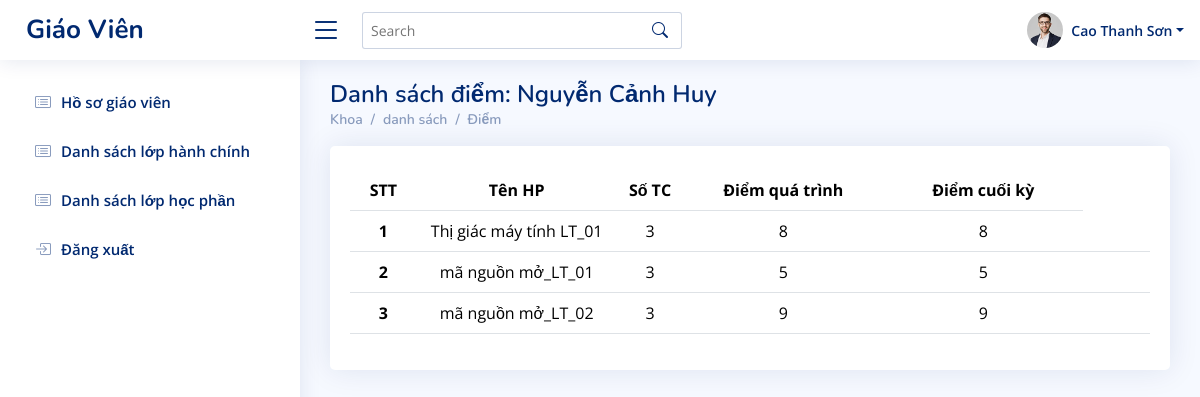
Screenshot of /thongtin/giaovien/index.php?action=diem-sinh-vien&idsv=10000005 (signed in) with the database file from the repository.
### tables this page shows
CREATE TABLE `usersv` (
  `idsv` int(11) NOT NULL,
  `usernamesv` varchar(50) NOT NULL,
  `password` varchar(255) NOT NULL,
  `email` varchar(100) NOT NULL,
  `sdt` int(11) NOT NULL,
  `diachi` varchar(255) NOT NULL,
  `congviec` varchar(255) NOT NULL,
  `gioithieu` text NOT NULL,
  `quoctich` varchar(255) NOT NULL,
  `malhc` int(11) NOT NULL,
  `created_at` timestamp NOT NULL DEFAULT current_timestamp() ON UPDATE current_timestamp()
);

CREATE TABLE `bangdiem` (
  `madiem` int(11) NOT NULL,
  `mahp` int(11) NOT NULL,
  `malhp` int(11) NOT NULL,
  `magv` int(11) NOT NULL,
  `masv` int(11) NOT NULL,
  `quatrinh` float DEFAULT NULL,
  `cuoiky` float DEFAULT NULL,
  `diemthilai` int(11) DEFAULT NULL,
  `sua` int(11) NOT NULL,
  `thilai` int(11) NOT NULL,
  `ngay_tao` varchar(255) NOT NULL,
  `ngay_sua` timestamp NOT NULL DEFAULT current_timestamp()
);

CREATE TABLE `qllophocphan` (
  `malhp` int(11) NOT NULL,
  `tenlhp` varchar(255) NOT NULL,
  `hoc_ky` int(11) NOT NULL,
  `mahp` int(11) NOT NULL
);

CREATE TABLE `qlhocphan` (
  `mahp` int(11) NOT NULL,
  `tenhp` varchar(255) NOT NULL,
  `sotinchi` int(11) NOT NULL,
  `makhoa` int(11) NOT NULL
);

CREATE TABLE `usergv` (
  `idgv` int(11) NOT NULL,
  `username` varchar(50) NOT NULL,
  `password` varchar(255) NOT NULL,
  `email` varchar(100) NOT NULL,
  `sdt` int(11) NOT NULL,
  `diachi` varchar(255) DEFAULT NULL,
  `created_at` varchar(255) NOT NULL
);

### thongtin/giaovien/modules/mucchinh/diemsv.php (the view)
<?php
$user_id = mysqli_real_escape_string($mysqli, $_SESSION['user_id']);
$sql_danhsach = "SELECT * FROM bangdiem b
                JOIN qllophocphan p ON p.malhp = b.malhp
                JOIN qlhocphan h ON h.mahp = p.mahp
                JOIN usersv s ON s.idsv = b.masv
                WHERE masv ='$_GET[idsv]' ORDER BY madiem";
$query_danhsach = mysqli_query($mysqli,$sql_danhsach);
$sql_danhsach2 = "SELECT * FROM usersv
                WHERE idsv ='$_GET[idsv]'";
$query_danhsach2 = mysqli_query($mysqli,$sql_danhsach2);
?>
<main id="main" class="main">
<?php
       $trolai = mysqli_fetch_array($query_danhsach2);
        if($trolai){
        ?>
    <div class="pagetitle">
    <h1>Danh sách điểm: <?php echo $trolai['usernamesv'] ?></h1>
    <nav>
    <ol class="breadcrumb">
      <li class="breadcrumb-item"><a href="index.php?action=khoa&idgv=<?php echo $user_id ?>">Khoa</a></li>
      <li class="breadcrumb-item"><a href="index.php?action=danh-sach-sv&idgv=<?php echo $user_id ?>&malhc=<?php echo $trolai['malhc'] ?>">danh sách</a></li>
      <li class="breadcrumb-item"><a href="index.php?action=diem-sinh-vien&idsv=<?php echo $_GET['idsv'] ?>">Điểm</a></li>
    </nav>
</div>
<?php } ?>
    <section class="section dashboard">
        <div class="row">
            <div class="col-12">
                <div class="card recend-sales overflow-auto">
                    <div class="card-body mt-4">
                    <?php if ($query_danhsach->num_rows > 0): ?>
                        <table class="table table-broderless datatable">
                            <thead>
                                <tr>
                                    <th class="col-1 text-center">STT</th>
                                    <th class="col-3 text-center">Tên HP </th>
                                    <th class="col-1 text-center">Số TC</th>
                                    <th class="col-3 text-center">Điểm quá trình</th>
                                    <th class="col-3 text-center">Điểm cuối kỳ</th>
                                </tr>
                            </thead>
                            <body>
                                <?php
                                $i = 0;
                                while($row = mysqli_fetch_array($query_danhsach)){
                                    $i++;
                                ?>
                                <tr>
                                    <th class="text-center" scope="row"><?php echo $i ?> </th>
                                    <td class="text-center"><?php echo $row['tenlhp'] ?></td>
                                    <td class="text-center"><?php echo $row['sotinchi'] ?></td>
                                    <td class="text-center"><?php echo $row['quatrinh'] ?></td>
                                    <td class="text-center"><?php echo $row['cuoiky'] ?></td>
                                    <td class="text-center">
                                    </td>
                                </tr>
                                <?php
                                }
                                ?>
                            </body>
                        </table>
                        <?php else: ?>
<h1>Chưa học môn nào</h1>
<?php endif; ?>
                    </div>
                </div>
            </div>
        </div>
    </section>
</main>

### thongtin/giaovien/modules/header.php (shortened to what this page needs)
<?php
$user_id = mysqli_real_escape_string($mysqli, $_SESSION['user_id']);
$sql_danhsach = "SELECT *
               FROM usergv
               WHERE idgv='$user_id'";
$query_danhsach = mysqli_query($mysqli,$sql_danhsach);
?>
<header id="header" class="header fixed-top d-flex align-items-center">
    <div class="d-flex align-items-center justify-content-between">
      <a href="http://localhost/thuctap/thongtin/giaovien/" class="logo d-flex align-items-center">
        <span class="d-none d-lg-block">Giáo Viên</span>
      </a>
      <i class="bi bi-list toggle-sidebar-btn"></i>
    </div>
    <div class="search-bar">
      <form class="search-form d-flex align-items-center" method="POST" action="#">
        <input type="text" name="query" placeholder="Search" title="Enter search keyword">
        <button type="submit" title="Search"><i class="bi bi-search"></i></button>
      </form>
    </div>
    <nav class="header-nav ms-auto">
      <ul class="d-flex align-items-center">
     <li class="nav-item dropdown pe-3">
          <?php
          while($row = mysqli_fetch_array($query_danhsach)){
          ?>
          <a class="nav-link nav-profile d-flex align-items-center pe-0" href="#" data-bs-toggle="dropdown">
            <img src="assets/img/profile-img.jpg" alt="Profile" class="rounded-circle">
            <span class="d-none d-md-block dropdown-toggle ps-2"><?php echo $row['username'] ?></span>
          </a>
          <?php } ?>
     </li>
      </ul>
    </nav>
  </header>

### thongtin/giaovien/modules/sidebar.php (shortened to what this page needs)
<?php
    $user_id = mysqli_real_escape_string($mysqli, $_SESSION['user_id']);
    $sql_danhsach = "SELECT * FROM usergv WHERE idgv = '$user_id'";
    $query_danhsach = mysqli_query($mysqli, $sql_danhsach);
?>
<aside id="sidebar" class="sidebar">
<ul class="sidebar-nav" id="sidebar-nav">
<?php
   while($row = mysqli_fetch_array($query_danhsach)){
    ?>
<li class="nav-item">
    <a class="nav-link collapsed" href="index.php?action=ho-so-giao-vien&idgv=<?php echo $row['idgv'] ?>">
      <i class="bi bi-card-list"></i>
          <span>Hồ sơ giáo viên</span>
    </a>
  </li>
  <li class="nav-item">
    <a class="nav-link collapsed" href="index.php?action=khoa&idgv=<?php echo $row['idgv'] ?>">
      <i class="bi bi-card-list"></i>
      <span>Danh sách lớp hành chính</span>
    </a>
  </li>
  <li class="nav-item">
    <a class="nav-link collapsed" href="index.php?action=lop-hoc-phan&idgv=<?php echo $row['idgv'] ?>">
      <i class="bi bi-card-list"></i>
      <span>Danh sách lớp học phần</span>
    </a>
  </li>
  <?php }?>
  <li class="nav-item">
    <a class="nav-link collapsed" href="index.php?action=1">
      <i class="bi bi-box-arrow-in-right"></i>
      <span>Đăng xuất</span>
    </a>
  </li>
</ul>
</aside>

### thongtin/giaovien/assets/css/style.css (style rules this page uses)
:root { scroll-behavior: smooth; }
body { font-family: "Open Sans", sans-serif; background: #f6f9ff; color: #444444; }
a { color: #4154f1; text-decoration: none; }
h1, h2, h3, h4, h5, h6 { font-family: "Nunito", sans-serif; }
#main { margin-top: 60px; padding: 20px 30px; transition: all 0.3s; }
.pagetitle { margin-bottom: 10px; }
.pagetitle h1 { font-size: 24px; margin-bottom: 0; font-weight: 600; color: #012970; }
.card { margin-bottom: 30px; border: none; border-radius: 5px; box-shadow: 0px 0 30px rgba(1, 41, 112, 0.1); }
.card-body { padding: 0 20px 20px 20px; }
.breadcrumb { font-size: 14px; font-family: "Nunito", sans-serif; color: #899bbd; font-weight: 600; }
.breadcrumb a { color: #899bbd; transition: 0.3s; }
.breadcrumb .breadcrumb-item::before { color: #899bbd; }
.logo { line-height: 1; }
@media (min-width: 1200px) { .logo { width: 280px; } }
.logo span { font-size: 26px; font-weight: 700; color: #012970; font-family: "Nunito", sans-serif; }
.header { transition: all 0.5s; z-index: 997; height: 60px; box-shadow: 0px 2px 20px rgba(1, 41, 112, 0.1); background-color: #fff; padding-left: 20px; }
.header .toggle-sidebar-btn { font-size: 32px; padding-left: 10px; cursor: pointer; color: #012970; }
.header .search-bar { min-width: 360px; padding: 0 20px; }
.header .search-form { width: 100%; }
.header .search-form input { border: 0; font-size: 14px; color: #012970; border: 1px solid rgba(1, 41, 112, 0.2); padding: 7px 38px 7px 8px; border-radius: 3px; transition: 0.3s; width: 100%; }
.header .search-form button { border: 0; padding: 0; margin-left: -30px; background: none; }
.header .search-form button i { color: #012970; }
.header-nav ul { list-style: none; }
.header-nav>ul { margin: 0; padding: 0; }
.header-nav .nav-profile { color: #012970; }
.header-nav .nav-profile img { max-height: 36px; }
.header-nav .nav-profile span { font-size: 14px; font-weight: 600; }
.sidebar { position: fixed; top: 60px; left: 0; bottom: 0; width: 300px; z-index: 996; transition: all 0.3s; padding: 20px; overflow-y: auto; scrollbar-width: thin; scrollbar-color: #aab7cf transparent; box-shadow: 0px 0px 20px rgba(1, 41, 112, 0.1); background-color: #fff; }
@media (min-width: 1200px) { #main, #footer { margin-left: 300px; } }
.sidebar-nav { padding: 0; margin: 0; list-style: none; }
.sidebar-nav li { padding: 0; margin: 0; list-style: none; }
.sidebar-nav .nav-item { margin-bottom: 5px; }
.sidebar-nav .nav-link { display: flex; align-items: center; font-size: 15px; font-weight: 600; color: #4154f1; transition: 0.3; background: #f6f9ff; padding: 10px 15px; border-radius: 4px; }
.sidebar-nav .nav-link i { font-size: 16px; margin-right: 10px; color: #4154f1; }
.sidebar-nav .nav-link.collapsed { color: #012970; background: #fff; }
.sidebar-nav .nav-link.collapsed i { color: #899bbd; }

### rows the page displays
usersv: usernamesv "Nguyễn Cảnh Huy"
bangdiem: malhp.tenlhp "Thị giác máy tính LT_01", mahp.sotinchi "3", quatrinh "8", cuoiky "8"
bangdiem: malhp.tenlhp "mã nguồn mở_LT_01", mahp.sotinchi "3", quatrinh "5", cuoiky "5"
bangdiem: malhp.tenlhp "mã nguồn mở_LT_02", mahp.sotinchi "3", quatrinh "9", cuoiky "9"
usergv: username "Cao Thanh Sơn"
